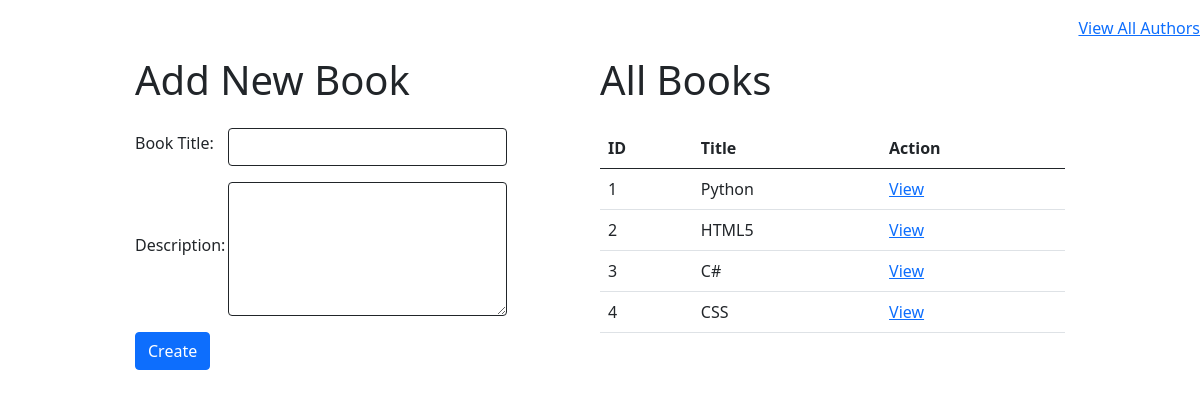
The page / on the database its author committed.
### books_app/models.py (models this page shows)
class Book(models.Model):
	title = models.CharField(max_length=255)
	desc = models.TextField()
	created_at = models.DateTimeField(auto_now_add=True)
	updated_at = models.DateTimeField(auto_now=True)

### books_app/views.py (the view)
# urls.py: path('', views.index),
def index(request):
    context = {
        'books' : Book.objects.all(),
    }
    if request.method == 'GET':
        return render(request, 'books.html', context)
    if request.method == 'POST':
        Book.objects.create(title=request.POST['title'], desc=request.POST['desc'])
        return redirect('/')

### books_app/templates/books.html (shortened to what this page needs)
<!DOCTYPE html>
<html lang="en">
<head>
    <link rel="stylesheet" href="https://stackpath.bootstrapcdn.com/bootstrap/5.0.0-alpha1/css/bootstrap.min.css">
</head>
<body>
    <div class="navbar d-flex justify-content-end mr-5 mt-2">
        <a class = "text-right" href="/authors">View All Authors</a>
    </div>
    <div class="container d-flex justify-content-center justify-content-around mt-2">
        <div class="card border-0 col-3">
            <h1 class="mb-4">Add New Book</h1>
            <form action="/" method="post">
                <div class="mb-3 form-group d-flex align-items-center">
                    <label for="title" class="form-label col-4">Book Title:</label>
                    <input type="text" class="form-control border border-dark col-4" name="title">
                </div>
                <div class="mb-3 form-group d-flex align-items-center">
                    <label for="desc" class="form-label col-4">Description:</label>
                    <textarea type="text" class="form-control border border-dark col-4" name="desc" cols="30" rows="5"></textarea>
                </div>
                <button class="btn btn-primary" value="Create Book" >Create</button>
            </form>
        </div>
        <div class="card border-0 col-5">
            <h1 class="mb-4">All Books</h1>
            <table class="table">
                <thead>
                    <tr>
                        <th>ID</th>
                        <th>Title</th>
                        <th>Action</th>
                    </tr>
                </thead>
                <tbody>
                    {% for book in books %}
                        <tr>
                            <td>{{book.id}}</td>
                            <td>{{book.title}}</td>
                            <td><a href="/books/{{ book.id }}">View</a></td>
                        </tr>
                    {% endfor %}
                </tbody>
            </table>
        </div>
    </div>
</body>
</html>

### rows shown on the page
Book: id "1", title "Python"
Book: id "2", title "HTML5"
Book: id "3", title "C#"
Book: id "4", title "CSS"
